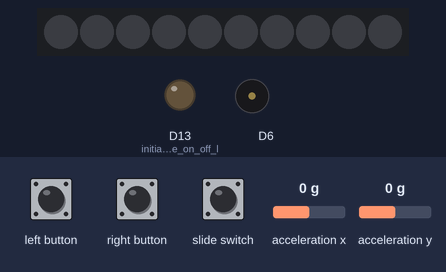
A sketch run on a simulated Adafruit Circuit Playground Express. Shown: 10 RGB LEDs in strip order, left to right, output pins drawn as LEDs (lit = HIGH), buzzer (waves = sounding). The test bench sets the inputs (shaded band); at power-on: acceleration x 0 g, acceleration y 0 g. Dim RGB values are drawn brighter than linear; random numbers use the default seed unless the sketch sets one; what the sketch prints to the serial monitor is not drawn.

Above: at 1.2 s.
1.3 s: slide switch pulsed LOW 2 times (0.12 s each, 0.3 s apart)
At 3.6 s:
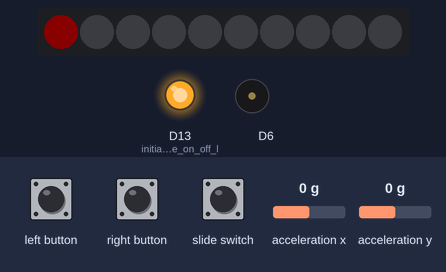
4.9 s: acceleration x set to -1.4 g
At 5.48 s:
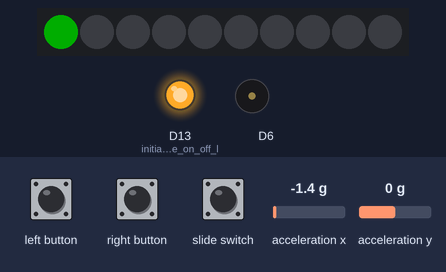
7.7 s: acceleration y set to 1.4 g
At 10.1 s:
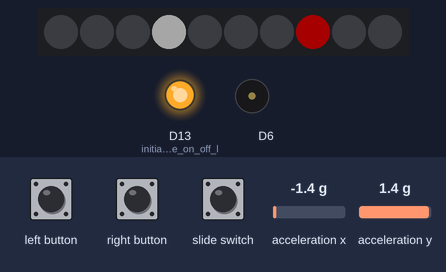
10.2 s: right button pressed for 3.2 s
14.0 s: left button pressed for 1 s
At 14.97 s:
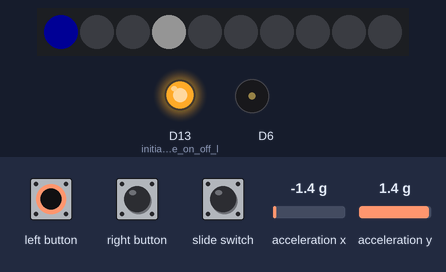
15.6 s: acceleration y set to 0 g
At 15.98 s:
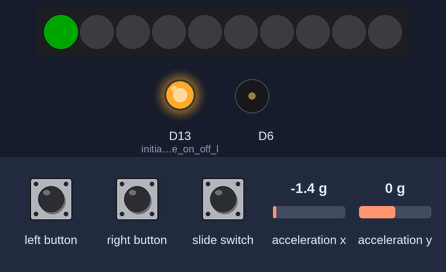
Timing chart, 0 to 19.6 s (numbered marks = the images above; inputs shaded):
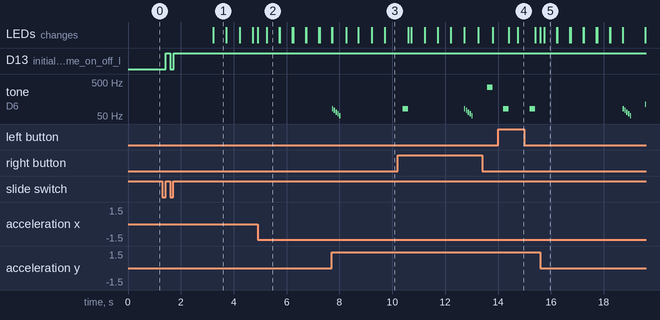

Measured:
- after the input at 1.3 s, D13 (initializes_game_on_off_l): LOW → HIGH after 0.13 s, → LOW 0.18 s later, → HIGH 0.12 s later; the LEDs: change after 1.9 s (image 1)
- after the input at 14.0 s, tone on D6: alternates 82 Hz for 0.20 s and silent for 0.80 s, starting after 0.20 s
- by itself, tone on D6: plays 82 Hz for 0.20 s, 82 Hz for 0.05 s, 73 Hz for 0.05 s, 65 Hz for 0.05 s, 58 Hz for 0.05 s, 51 Hz for 0.05 s … (7 notes in this stretch)
- what the display in image 2 shows lasts 0.4 s, from 5.3 s to 5.7 s

The sketch:

A_Twist_on_Space_Invaders.ino
```cpp
/* GAME NOTES
*/

#include <Adafruit_CircuitPlayground.h>
#include <AsyncDelay.h>

//system global varibles
AsyncDelay delay_500ms;
AsyncDelay delay_1sBlue;
AsyncDelay delay_1sRed;
AsyncDelay playerCursorDelay;
bool switchFlag = 0;
bool switchState = 0;
bool LButtonFlag = 0;
bool RButtonFlag = 0;
float x, y, nx, ny, angle; //for accelerometer
int numLED = 9;
const int brightness = 5;
float midi[127];
int A_four = 440;

//ease of coding variables
bool sound = true; //enables sound features for game

// logic/game variables
bool inRound = true;
bool onTarget = false; //variable for if player bullet lines up with enemy pixel
int enemyBrightness = 0;
int enemyPixel = 6;
int playerPixel = 0;
int red = 0xff0000;
int blue = 0x0000ff;

//gameplay variables
int roundsCompleted = 0;
int redOrBlue = red; //determines color of enemy
int deaths = 0;
int lives = 3;
int enemysAlive = 10; //enemys per round
bool invincible = 0; //invincible feature added due to bug that would immediatly cause a death after starting new round

void setup() {
  Serial.begin(9600);
  CircuitPlayground.begin();
  pinMode(LED_BUILTIN, OUTPUT); //initializes game on off light
  CircuitPlayground.setBrightness(brightness);
  CircuitPlayground.clearPixels();

  pinMode(7, INPUT_PULLUP); //initalizes switch
  pinMode(5, INPUT_PULLDOWN); //initalizes R button
  pinMode(4, INPUT_PULLDOWN); //initalizes L button
  attachInterrupt(digitalPinToInterrupt(7), onOffSwitch, CHANGE); //initalizes switch interrupt

  attachInterrupt(digitalPinToInterrupt(5), leftOnOffButton, CHANGE); //initalizes L interrupt
  attachInterrupt(digitalPinToInterrupt(4), rightOnOffButton, CHANGE); //initalizes R interrupt

  delay_500ms.start(500, AsyncDelay::MILLIS); // initializes 0.5s second polling timer
  delay_1sBlue.start(1000, AsyncDelay::MILLIS); //blue gun cooldown timer
  delay_1sRed.start(1000, AsyncDelay::MILLIS); //red gun cooldown timer
  playerCursorDelay.start(50, AsyncDelay::MILLIS); //player cursor pixel delay timer
  CircuitPlayground.setAccelRange(LIS3DH_RANGE_8_G);
  generateMIDI();
}

void loop() {
  if (switchFlag == 1) { //if switch flipped
    delay(5); //debounce switch
    delay_500ms.repeat(); //start enemy approach delay timer
    switchState = digitalRead(7); //save switch state to variable
    switchFlag = 0; //reset switchFlag
  }

  //if switch on small red light turns on
  if (switchState == 1) {
    digitalWrite(LED_BUILTIN, HIGH);


    if (inRound == true && lives != deaths && enemysAlive > 0) { //if in a round and not dead and havnt killed all 10 enemys in a round

      //red and blue bullet cooldowns using interrrupts
      if (LButtonFlag && delay_1sBlue.isExpired()) {
        delay(200); //debounce for button press
        if (redOrBlue == blue && onTarget) { // if enemy is blue and cursor is on taget with enemy location
          enemyBrightness = 0;
          enemysAlive--;
          generateEnemy(); //creates blue or red enemy at random pixel between 0 and 9
          if (sound) CircuitPlayground.playTone(midi[65], 200); //hit sound effect
        }
        else {
          delay_1sBlue.repeat(); //restart blue bullet cooldown
          if (sound) CircuitPlayground.playTone(midi[40], 200); //miss sound effect
        }
        LButtonFlag = 0; //reset blue button flag
      }
      if (RButtonFlag && delay_1sRed.isExpired()) {
        delay(200); //debounce button
        if (redOrBlue == red && onTarget) { //if cursor matches red enemy
          enemyBrightness = 0;
          enemysAlive--; //kill an enemy
          generateEnemy();
          if (sound) CircuitPlayground.playTone(midi[65], 200); //hit sound effect
        }
        else {
          delay_1sRed.repeat();
          if (sound) CircuitPlayground.playTone(midi[40], 200); //miss sound effect
        }
        RButtonFlag = 0; //reset red button flag
      }


      if (delay_500ms.isExpired()) { //500ms asynch timer for enemy approach speed

        if (enemyBrightness >= 100) { //enemy starts at 0 brightness and increases to 100 brightness. If enemy at 100 brightness then player dies
          generateEnemy();

          if (!invincible) deaths++; //invincible loop to prevent instant death after round starts
          CircuitPlayground.clearPixels();
          if (sound && !invincible) {
            for (int i = 0; i < 5; i++) {
              CircuitPlayground.playTone(midi[40 - i*2], 50);
              delay(20);
            }
          }

          enemyBrightness = 0;
          invincible = false; //resets invincibility so player can be damaged throughout round
        }
        delay_500ms.repeat(); //restarts enemy approch timer
        if (!invincible) { //prevents instant loss of life once round starts
          CircuitPlayground.setBrightness(enemyBrightness); //sets brightness depending on enemy proximity to player
          CircuitPlayground.setPixelColor(enemyPixel, redOrBlue);
        }

        enemyBrightness += (10 + roundsCompleted); //increment enemy brightness by defualt of 10 brightness plus # of rounds completed to increase difficulty as rounds progress

        //prints out variables for debug purposes
        Serial.print("Enemy proximity: ");
        Serial.print(enemyBrightness);
        Serial.print(" deaths: ");
        Serial.print(deaths);
        Serial.print(" Enemys alive: ");
        Serial.print(enemysAlive);
        Serial.print(" Enemy color: ");
          if (redOrBlue == red) Serial.print("red"); //prints enemy color depending in global variable
          else Serial.print("blue");
        Serial.print(" Enemy Pixel: ");
        Serial.print(enemyPixel);
        Serial.print(" Player Pixel: ");
        Serial.print(playerPixel);
        Serial.print(" Rounds completed: ");
        Serial.println(roundsCompleted);

      }


    }

    else if (enemysAlive <= 0) { //round over and display levels completed
      if (sound) {
        CircuitPlayground.playTone(midi[60], 200);
        delay(50);
        CircuitPlayground.playTone(midi[65], 200);
        delay(50);
        CircuitPlayground.playTone(midi[70], 500);
      }
      inRound = false;
      enemysAlive = 10; //resets enemy count
      roundsCompleted++; //increments rounds
      Serial.print("Rounds Completed: ");
      Serial.println(roundsCompleted);
      roundLEDColor(roundsCompleted); //method that sets LED green if corresponding level been beaten and white otherwise and then flashes white to show next level starting
      delay(2000); //2 sec delay to allow player time to see lveels completed
      CircuitPlayground.clearPixels();
      if (roundsCompleted == 10) beatGame(); //if roundsCompleted = 10 then beaten game and sets LEDs to rainbow sequence
      else inRound = true;
      enemyBrightness = 0;
      invincible = true;
    }

    if (deaths == lives) { //player is dead because deaths == lives (3 lives)
      inRound = false; //prevents new round from strating
      CircuitPlayground.clearPixels();
      delay(500);
      CircuitPlayground.setBrightness(20);
      for(int i = 0; i <= numLED; i++) {
        CircuitPlayground.setPixelColor(i, red); //sets all pixels red to reflect death
      }
      Serial.println("You're Dead");
      if (sound) {
        CircuitPlayground.playTone(midi[45], 500);
        delay(100);
        CircuitPlayground.playTone(midi[40], 500);
        delay(100);
        CircuitPlayground.playTone(midi[35], 1000);
        delay(100);
      }
      deaths++; //prevents from reentering death method
    }

    //sets playerPixel white or green if playerPixel == enemyPixel
    if(playerCursorDelay.isExpired() && inRound && !invincible) { //playerCursorDelay increases accuracy and precision of players cursor
      playerPixel = calculateAngle() / 36;
      if (playerPixel == enemyPixel) {
        CircuitPlayground.setPixelColor(playerPixel, 0x00ff00); //green cursor color
        onTarget = true;
      }
      else {
        CircuitPlayground.setPixelColor(playerPixel, 0xffffff); //white cursor color
        onTarget = false;
      }
      for (int i = 0; i <= numLED; i++) { //ensures previous playerPixel turns off
        if (i != playerPixel && i != enemyPixel) {
          CircuitPlayground.setPixelColor(i, 0x000000); //no color
        }
      }
      playerCursorDelay.repeat(); //restarts cursor timer
    }

  }

  else { //if switch off turns off pixels and resets game
    digitalWrite(LED_BUILTIN, LOW);
    resetGame();
    CircuitPlayground.clearPixels();
  }

}

void resetGame() { //resets all game variables to value at game start
  LButtonFlag = 0;
  RButtonFlag = 0;

  // logic/game variables
  inRound = true;
  onTarget = false;
  enemyBrightness = 0;
  CircuitPlayground.setBrightness(enemyBrightness);
  enemyPixel = 0;
  playerPixel = 0;

  //gameplay variables
  roundsCompleted = 0;
  redOrBlue = red; //red
  deaths = 0;
  enemysAlive = 10;

  //timers
  delay_500ms.start(500, AsyncDelay::MILLIS); // initializes 0.5s second polling timer
}

int calculateAngle() {
  x = CircuitPlayground.motionX(); // Get the CP accelerometer x and y positions
  y = CircuitPlayground.motionY();
  nx = x / 10.0;
  ny = y / 10.0;
  angle = atan((ny/nx)) * 180 / 3.14; // Figure out the angle of the accelerometer
  if(angle > 0.0) { // Adjust based on arctangent function (in degrees)
    if(nx < 0.0)
      angle += 180;
  }
  else
  {
    if(ny > 0.0)
      angle += 180;
    else
      angle += 360;
  }
  if(angle == 360.0) { // a 360 degree angle is the same as a zero degree angle  angle = 0;
    angle = 0;
  }
  return angle;
}

void roundLEDColor(int roundsCompleted) { //shows level progression visually through green or white LEDs

  int color = 0xFFFFFF; //white;
  CircuitPlayground.setBrightness(20);
  Serial.print("roundNum: ");
  Serial.println(roundsCompleted);
  for (int i = 0; i <= numLED; i++) { //if round i completed appears green else it is white
    if (i < roundsCompleted) {
        CircuitPlayground.setPixelColor(i, 0x00ff00); //green
    }
    else {
      CircuitPlayground.setPixelColor(i, color);
    }
  }
  delay(1000);
  CircuitPlayground.clearPixels();
  delay(1000);
  for(int i = 0; i <= numLED; i++) { //flashes all pixels white for 1sec to indicate next level starting
    CircuitPlayground.setPixelColor(i, color);
  }
  delay(1000);
  CircuitPlayground.clearPixels();
}

void beatGame() { //method that makes rainbow LED pattern when player beats game
  for (int i = 0; i <= numLED; i++) {
      CircuitPlayground.setPixelColor(i, CircuitPlayground.colorWheel(((i * 256 / 10) + 10) & 255));
    }
    delay(10000);
}

void generateEnemy() { //creates blue or red enemy at random pixel
  enemyPixel = random(0, 10);
  if(random(2) == 1) redOrBlue = 0xff0000; //red
  else redOrBlue = 0x0000ff; //blue
}

void generateMIDI() { //converts MIDI to frequency
  for (int x = 0; x < 127; ++x)  {
    midi[x] = (A_four / 32.0) * pow(2.0, ((x - 9.0) / 12.0));
    Serial.println(midi[x]);
  }
}

//changes button or switch flags based on interrupts
void onOffSwitch() {
  switchFlag = 1;
}
void leftOnOffButton() {
  LButtonFlag = 1;
}
void rightOnOffButton() {
  RButtonFlag = 1;
}
```
